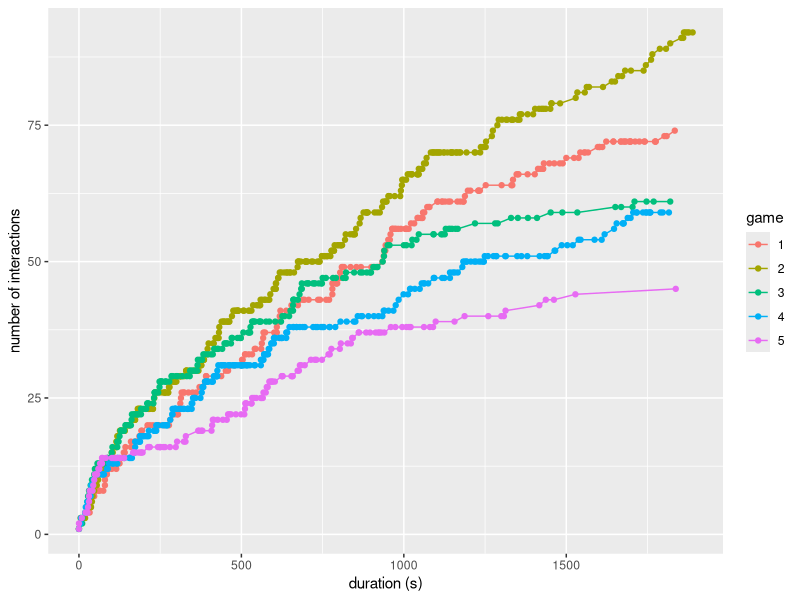
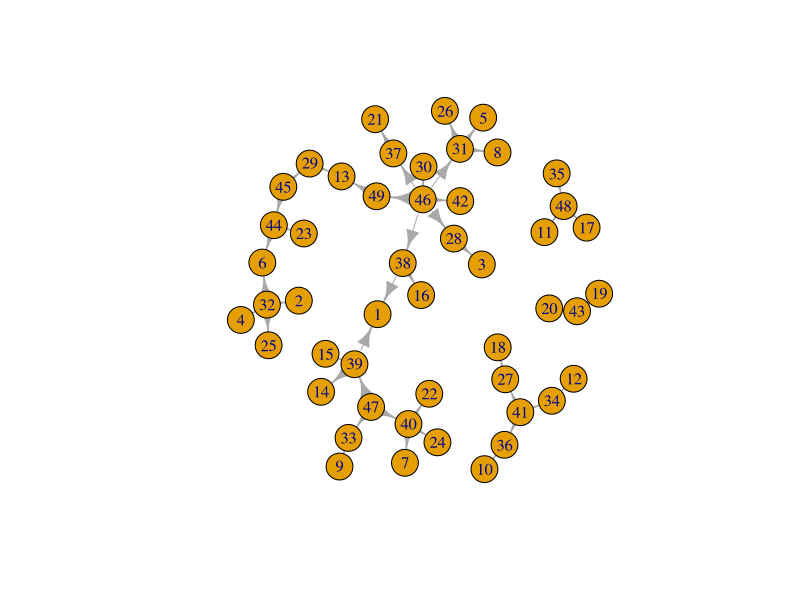

These charts were generated, in order, by the following R code:
library(dplyr)
library(ggplot2)
library(readr)
library(tidyr)
library(igraph)


##### get networks #####

trophic_data <- read_csv("data/raw/Cleaned_Ressources_Anonymous.csv") 

# remove row names
trophic_data <- trophic_data %>% select(-"...1")

# check data
head(trophic_data)


# filter games and get temporal networks
make_networks <- function(gameid) {
  
  # select game and compute duration
  game <- trophic_data %>% 
    filter(!is.na(ressource_id), Game_ID == gameid)  %>% 
    mutate(duration = time - min(time)) %>%
    arrange(duration)
  
  # get consumer names
  players_game <- game %>% 
    group_by(player_name) %>% 
    summarize() %>% 
    rename(id = player_name)
  
  # get resource name
  patches_game <- game %>% 
    group_by(ressource_id) %>% 
    summarize() %>% 
    rename(id = ressource_id) 
  
  # get individuals name
  id <- unique(rbind(players_game, patches_game)) %>% 
    arrange(id)
  
  # get number of individuals
  n <- nrow(id)

  # make initial network
  Ns <- array(0, dim = c(nrow(id), nrow(id), nrow(game)))
  
  # each matrix corresponds to a different time point
  n1 <- matrix(0, nrow = n, ncol = n)
  Ns[,,1] = n1
  
  # add interactions one at a time 
  for (a in 1:nrow(game)) {
  
    i <- which(id == as.character(game[a, "player_name"]))
    j <- which(id == as.character(game[a, "ressource_id"]))
    
    n1[i,j] <- 1
    
    Ns[,,a] <- n1
  }
  
  return(list(Ns = Ns, duration = game$duration))
}


##### compute measures #####

# compute number of interactions (herbivory and predatory)
count_links <- function(game) {
  
  links <- rep(0, length(game$duration))

  for (a in 1:length(game$duration)) {
    links[a] <- sum(game$Ns[,,a])
  }
  return(links)
}


df <- data.frame()

for (i in 1:5) {
  
  # generate networks for game i and get durations at which observations were observed
  game <- make_networks(i)
  duration <- game$duration
  
  # compute number of links through time
  links <- count_links(game)
  
  # add rows to dataframe
  df <- rbind(df, data.frame(duration = duration, links = links, game = rep(i, length(duration))))
}

df <- df %>% 
  mutate(duration = as.numeric(duration), game = as.factor(game))

##### visualize data ##### 

ggplot(df) +
  geom_line(aes(x = duration, y = links, col = game), lw = 1) +
  geom_point(aes(x = duration, y = links, col = game)) + 
  xlab("duration (s)") +
  ylab("number of interactions")




## igraph

net_148 <- graph_from_adjacency_matrix(game$Ns[,,148])
plot(net_148)
